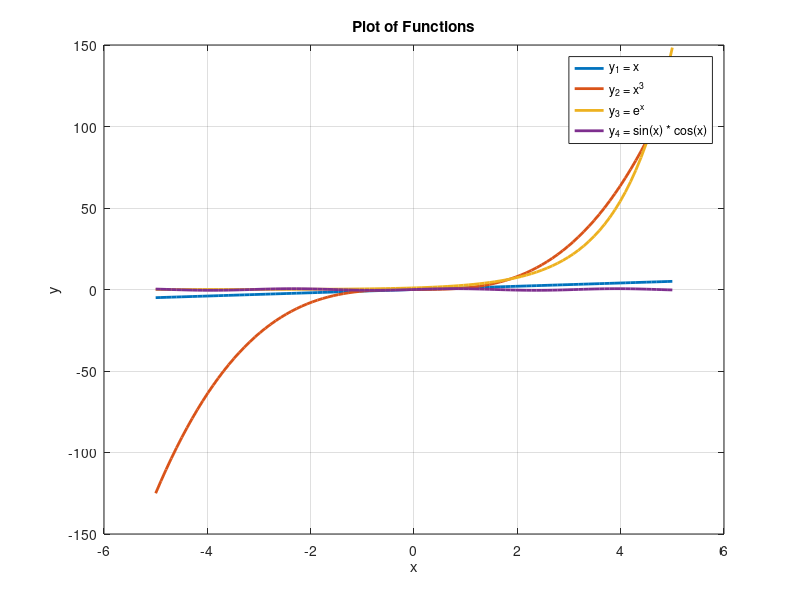

Recreate this plot in MATLAB.
% Define the range of x values
x = linspace(-5, 5, 100);

% Define the functions
y1 = x;
y2 = x.^3;
y3 = exp(x);
y4 = sin(x) .* cos(x);

% Plot the functions
figure;
plot(x, y1, 'LineWidth', 2, 'DisplayName', 'y_1 = x');
hold on;
plot(x, y2, 'LineWidth', 2, 'DisplayName', 'y_2 = x^3');
plot(x, y3, 'LineWidth', 2, 'DisplayName', 'y_3 = e^x');
plot(x, y4, 'LineWidth', 2, 'DisplayName', 'y_4 = sin(x) * cos(x)');

% Label the axes and add a legend
xlabel('x');
ylabel('y');
title('Plot of Functions');
legend('Location', 'best');
grid on;

% Display the plot
hold off;
